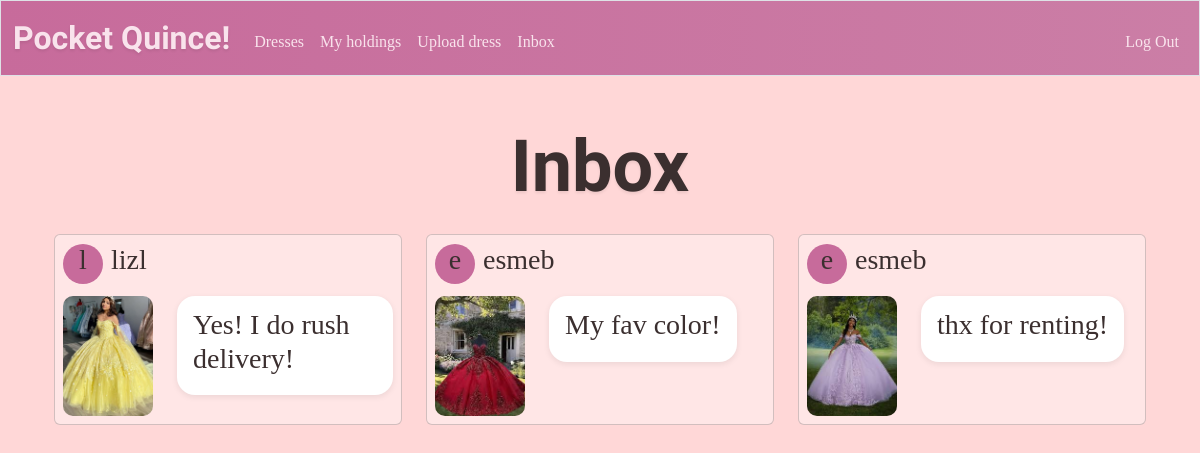
Page /messages (signed in) on the earlier database version.
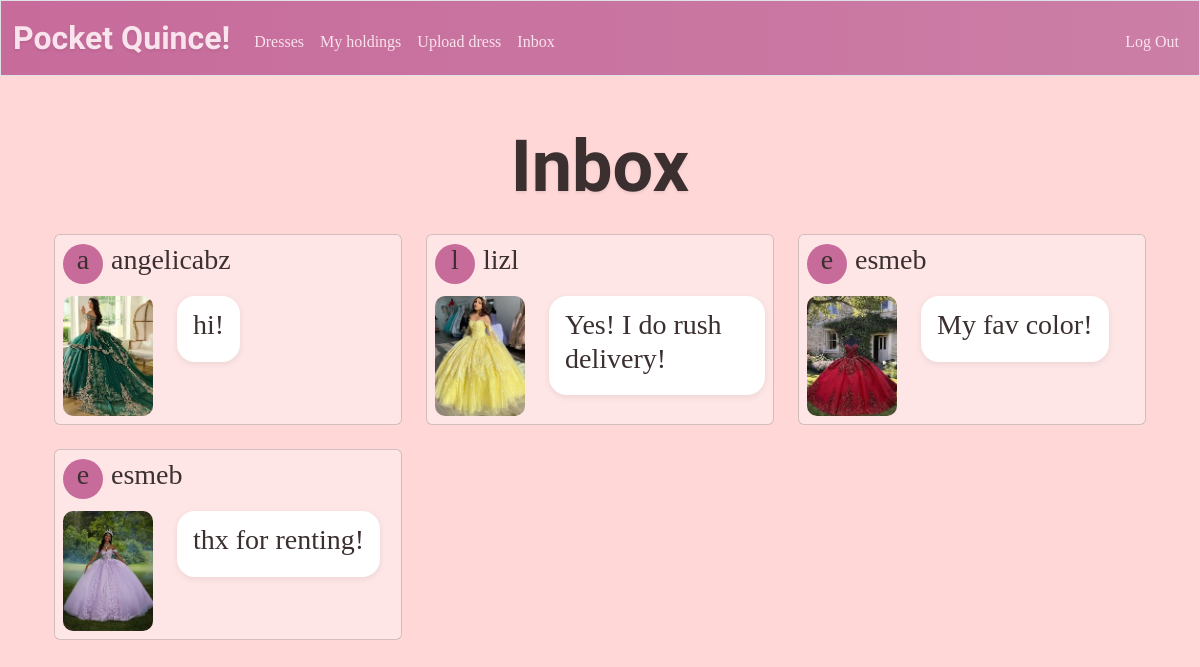
Same page on the later database version.
### tables this page shows
CREATE TABLE messages (
    id INTEGER PRIMARY KEY AUTOINCREMENT,
    sender_id   INTEGER NOT NULL,
    receiver_id INTEGER NOT NULL,
    dress_id    INTEGER,
    body        TEXT NOT NULL,
    created_at  TIMESTAMP DEFAULT CURRENT_TIMESTAMP,
    FOREIGN KEY (sender_id)   REFERENCES users(id),
    FOREIGN KEY (receiver_id) REFERENCES users(id),
    FOREIGN KEY (dress_id)    REFERENCES dresses(id)
);

CREATE TABLE users (
id INTEGER PRIMARY KEY AUTOINCREMENT NOT NULL, 
username TEXT NOT NULL UNIQUE, 
email TEXT NOT NULL, 
phone TEXT NOT NULL, 
hash TEXT NOT NULL
);

CREATE TABLE dresses (
    id INTEGER PRIMARY KEY AUTOINCREMENT,
    size TEXT NOT NULL,
    color TEXT NOT NULL,
    owner INTEGER NOT NULL,
    image_url TEXT,
    time_posted TEXT NOT NULL DEFAULT CURRENT_TIMESTAMP,
    FOREIGN KEY (owner) REFERENCES users(id)
);

### app.py (the view)
@app.route("/messages", methods=["GET", "POST"])
@login_required
def messages():
    db = get_db() # Set up database connection to wardrobe.db
    if request.method == "POST":
        receiver_id = request.form.get("receiver_id")
        content = request.form.get("body")
        dress_id = request.form.get("dress_id")
        if not receiver_id or not content or not dress_id:
            return apology("Missing message information")
        db.execute("INSERT INTO messages (sender_id, receiver_id, dress_id, body) VALUES (?,?,?,?)",
                     (session["user_id"], receiver_id, dress_id, content))
        db.commit() # Save database changes
        flash("Message sent!")
        return redirect("/messages") # Allow for messages to be viewed
    else:
        messages = db.execute("SELECT messages.*, users.username as sender_name, dresses.image_url, dresses.size, dresses.color FROM messages JOIN users ON messages.sender_id = users.id LEFT JOIN dresses ON dresses.id = messages.dress_id WHERE messages.receiver_id = ? ORDER BY messages.created_at DESC", (session["user_id"],)).fetchall()
        return render_template("messages.html", messages=messages)

### app.py (called while the page is built)
def get_db():
    if "db" not in g: # Check if database connection already exists
        g.db = sqlite3.connect(DATABASE) # Open database and store connection for reuse
        g.db.row_factory = sqlite3.Row # Enable dictionary-like row access for reading
    return g.db # Return database connection

@app.after_request
def after_request(response):
    response.headers["Cache-Control"] = "no-cache, no-store, must-revalidate"
    response.headers["Expires"] = 0
    response.headers["Pragma"] = "no-cache"
    return response

### help.py (called while the page is built)
def login_required(f):
    @wraps(f)
    def decorated_function(*args, **kwargs):
        if session.get("user_id") is None:
            return redirect("/login")
        return f(*args, **kwargs)
    return decorated_function

### templates/messages.html (shortened to what this page needs)
{% extends "layout.html" %}
{% block main %}
    <h2 class = "imperial">Inbox</h2>
    {%if messages|length == 0 %}
        <h3 class = "body-font">No messages yet</h3>
    {%else%}
        <div class="container mt-4">
            <div class="row">
                {% for message in messages %}
                <div class="col-md-4 mb-4">
                    <div class="card inbox-card p-2">
                        <div class = "message-header">
                            <div class = "message-header-left">
                                <div class = "message-icon">
                                      <h3 class="body-font">{{ message["sender_name"][0] }}</h3>
                                </div>
                                <div class = "message-meta body-font">
                                    <h3 class="body-font">{{ message["sender_name"] }}</h3>
                                </div>
                            </div>
                        </div>
                        <div class = "message-body">
                            <img class="inboxImg" src="{{ message['image_url'] }}">
                            <br>
                            <div class = "message-bubble body-font">
                                <h3 class="body-font">{{ message["body"] }}</h3>
                            </div>
                        </div>
                    </div>
                </div>
                {% endfor %}
            </div>
        </div>
    {% endif %}
{% endblock %}

Differences in the rows shown:
added messages: username "a", sender_name "angelicabz", image_url (picture), body "hi!"
